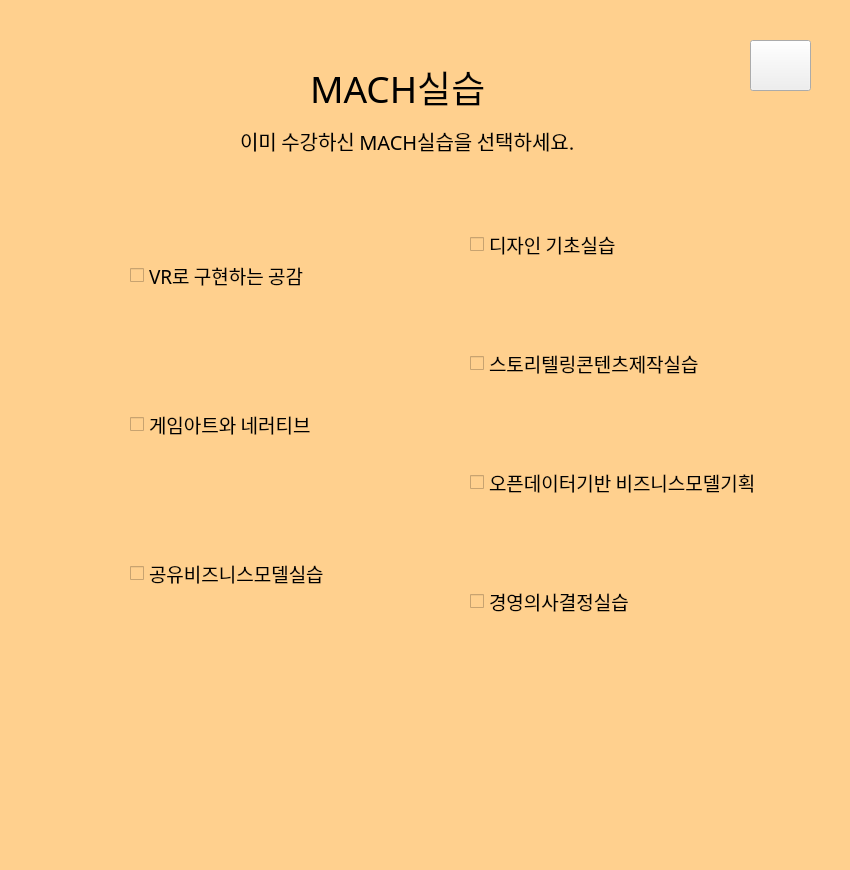
<?xml version="1.0" encoding="UTF-8"?>
<ui version="4.0">
 <class>LiberalMachPracticeOption</class>
 <widget class="QMainWindow" name="LiberalMachPracticeOption">
  <property name="geometry">
   <rect>
    <x>0</x>
    <y>0</y>
    <width>850</width>
    <height>870</height>
   </rect>
  </property>
  <property name="windowTitle">
   <string>MainWindow</string>
  </property>
  <property name="styleSheet">
   <string notr="true">background-color: transparent;
background-color: rgb(255, 208, 142);</string>
  </property>
  <widget class="QWidget" name="centralwidget">
   <widget class="QWidget" name="layoutWidget">
    <property name="geometry">
     <rect>
      <x>130</x>
      <y>150</y>
      <width>291</width>
      <height>551</height>
     </rect>
    </property>
    <layout class="QVBoxLayout" name="verticalLayout">
     <item>
      <widget class="QCheckBox" name="checkBox_7_0">
       <property name="font">
        <font>
         <family>배달의민족 주아</family>
         <pointsize>14</pointsize>
        </font>
       </property>
       <property name="text">
        <string>VR로 구현하는 공감</string>
       </property>
      </widget>
     </item>
     <item>
      <widget class="QCheckBox" name="checkBox_7_1">
       <property name="font">
        <font>
         <family>배달의민족 주아</family>
         <pointsize>14</pointsize>
        </font>
       </property>
       <property name="text">
        <string>게임아트와 네러티브</string>
       </property>
      </widget>
     </item>
     <item>
      <widget class="QCheckBox" name="checkBox_7_2">
       <property name="font">
        <font>
         <family>배달의민족 주아</family>
         <pointsize>14</pointsize>
        </font>
       </property>
       <property name="text">
        <string>공유비즈니스모델실습</string>
       </property>
      </widget>
     </item>
    </layout>
   </widget>
   <widget class="QWidget" name="layoutWidget_2">
    <property name="geometry">
     <rect>
      <x>470</x>
      <y>149</y>
      <width>313</width>
      <height>551</height>
     </rect>
    </property>
    <layout class="QVBoxLayout" name="verticalLayout_2">
     <item>
      <widget class="QCheckBox" name="checkBox_7_3">
       <property name="font">
        <font>
         <family>배달의민족 주아</family>
         <pointsize>14</pointsize>
        </font>
       </property>
       <property name="text">
        <string>디자인 기초실습</string>
       </property>
      </widget>
     </item>
     <item>
      <widget class="QCheckBox" name="checkBox_7_4">
       <property name="font">
        <font>
         <family>배달의민족 주아</family>
         <pointsize>14</pointsize>
        </font>
       </property>
       <property name="text">
        <string>스토리텔링콘텐츠제작실습</string>
       </property>
      </widget>
     </item>
     <item>
      <widget class="QCheckBox" name="checkBox_7_5">
       <property name="font">
        <font>
         <family>배달의민족 주아</family>
         <pointsize>14</pointsize>
        </font>
       </property>
       <property name="text">
        <string>오픈데이터기반 비즈니스모델기획</string>
       </property>
      </widget>
     </item>
     <item>
      <widget class="QCheckBox" name="checkBox_7_6">
       <property name="font">
        <font>
         <family>배달의민족 주아</family>
         <pointsize>14</pointsize>
        </font>
       </property>
       <property name="text">
        <string>경영의사결정실습</string>
       </property>
      </widget>
     </item>
    </layout>
   </widget>
   <widget class="QLabel" name="label_main_liberal_option_title">
    <property name="geometry">
     <rect>
      <x>310</x>
      <y>61</y>
      <width>221</width>
      <height>51</height>
     </rect>
    </property>
    <property name="font">
     <font>
      <family>배달의민족 주아</family>
      <pointsize>28</pointsize>
      <weight>50</weight>
      <bold>false</bold>
     </font>
    </property>
    <property name="text">
     <string>MACH실습</string>
    </property>
   </widget>
   <widget class="QPushButton" name="pushButton_right_arrow">
    <property name="geometry">
     <rect>
      <x>750</x>
      <y>40</y>
      <width>61</width>
      <height>51</height>
     </rect>
    </property>
    <property name="styleSheet">
     <string notr="true">#pushButton_right_arrow{
background-color: transparent;
border-image: url(:right_arrow3.png);
background: none;
background-repeat: none;
}</string>
    </property>
    <property name="text">
     <string/>
    </property>
   </widget>
   <widget class="QLabel" name="label_main_liberal_ment">
    <property name="geometry">
     <rect>
      <x>240</x>
      <y>120</y>
      <width>741</width>
      <height>41</height>
     </rect>
    </property>
    <property name="font">
     <font>
      <family>배달의민족 주아</family>
      <pointsize>15</pointsize>
     </font>
    </property>
    <property name="styleSheet">
     <string notr="true">background:transparent;</string>
    </property>
    <property name="text">
     <string>이미 수강하신 MACH실습을 선택하세요. </string>
    </property>
   </widget>
   <widget class="QLabel" name="label_borderline">
    <property name="geometry">
     <rect>
      <x>-19</x>
      <y>-30</y>
      <width>897</width>
      <height>919</height>
     </rect>
    </property>
    <property name="styleSheet">
     <string notr="true">background-color: transparent;</string>
    </property>
    <property name="text">
     <string/>
    </property>
    <property name="pixmap">
     <pixmap resource="menu_logo.qrc">:/borderline.png</pixmap>
    </property>
    <property name="scaledContents">
     <bool>true</bool>
    </property>
   </widget>
   <widget class="QLabel" name="label">
    <property name="geometry">
     <rect>
      <x>50</x>
      <y>630</y>
      <width>271</width>
      <height>181</height>
     </rect>
    </property>
    <property name="styleSheet">
     <string notr="true">background-color: transparent;</string>
    </property>
    <property name="text">
     <string/>
    </property>
    <property name="pixmap">
     <pixmap resource="menu_logo.qrc">:/bears1.png</pixmap>
    </property>
    <property name="scaledContents">
     <bool>true</bool>
    </property>
   </widget>
   <zorder>label_borderline</zorder>
   <zorder>layoutWidget</zorder>
   <zorder>layoutWidget_2</zorder>
   <zorder>label_main_liberal_option_title</zorder>
   <zorder>pushButton_right_arrow</zorder>
   <zorder>label_main_liberal_ment</zorder>
   <zorder>label</zorder>
  </widget>
  <widget class="QMenuBar" name="menubar">
   <property name="geometry">
    <rect>
     <x>0</x>
     <y>0</y>
     <width>850</width>
     <height>26</height>
    </rect>
   </property>
  </widget>
  <widget class="QStatusBar" name="statusbar"/>
 </widget>
 <resources>
  <include location="menu_logo.qrc"/>
 </resources>
 <connections/>
</ui>
